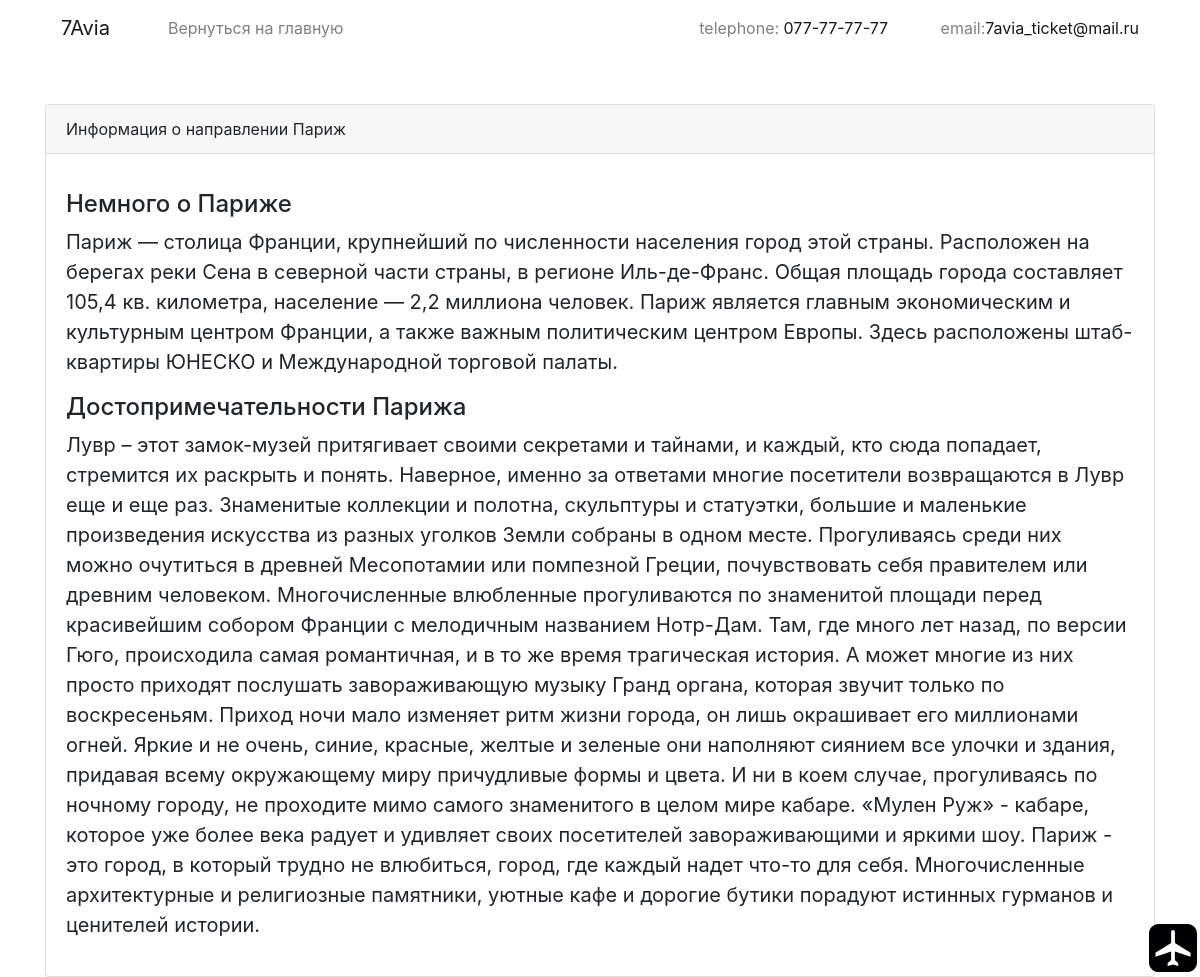
The page /infoParis.php on the database its author committed.
### tables this page shows
CREATE TABLE `direction` (
  `id_direction` int(11) NOT NULL,
  `to_country` varchar(50) DEFAULT NULL,
  `from_country` varchar(50) DEFAULT NULL,
  `info` text DEFAULT NULL
);

### functions.php (called while the page is built, shortened)
<?php
function getParis(){
    global $link;
    $sql = "SELECT * FROM `direction` WHERE id_direction=2";
	$query= $link->query($sql);
	$query->execute();
	$data = $query->fetchAll();
	return $data;
}
?>

### infoParis.php (the view, shortened to what this page needs)
<?php
	require "db_connect.php";
	require "functions.php";
?>
<!doctype html>
<html lang="ru">
  <head>
    <link rel="stylesheet" href="https://cdn.jsdelivr.net/npm/bootstrap@4.5.3/dist/css/bootstrap.min.css">
    <link rel="stylesheet" href="style.css">
  </head>
  <body>
    <div class="container" id="up">
		<nav class="navbar navbar-expand-lg navbar-light " style="background-color:white">
			<a class="navbar-brand" style="margin-right: 50px; " href="#">7Avia</a>
			<div class="collapse navbar-collapse" id="navbarText">
			  <ul class="navbar-nav mr-auto">
				<li class="nav-item">
				  <a class="nav-link" href="index.php">Вернуться на главную</a>
				</li>
			  </ul>
			  <span class="navbar-text">
				telephone: <a class="mr-5" href="tel:078113237"> 077-77-77-77</a>
				email:<a href="mailto:7avia_ticket@mail.ru">7avia_ticket@mail.ru</a>
			  </span>
			</div>
		</nav>
        <div class="card mt-5">
          <div class="card-header">
            Информация о направлении <?php
                  $paris = getParis();
                  foreach($paris as $p)
                  {
                    echo $p['to_country'];
                  }
                ?>
          </div>
          <div class="card-body">
            <blockquote class="blockquote mb-0">
              <p>
                <?php
                  foreach($paris as $p)
                  {
                    echo $p['info'];
                  }
                ?>
              </p>
            </blockquote>
          </div>
        </div>
    </div>
    <a href="#up" style="position:fixed; right:-55px; bottom: 5px;"><img style="width:45%" src="images/fly1.svg"></a>
  </body>
</html>

### style.css (style rules this page uses)
html { scroll-behavior: smooth; }

### rows shown on the page
direction: to_country "Париж", info "Немного о Париже Париж — столица Франции, крупнейший по численности населения город этой страны. Расположен на берегах реки Сена в северной части страны, в регионе Иль-де-Франс. Общая площадь города составляет 105,4 кв. километра, население — 2,2 миллиона человек. Париж является главным экономическим и культурным центром Франции, а также важным политическим центром Европы. Здесь расположены штаб-квартиры ЮНЕСКО и Международной торговой палаты. Достопримечательности Парижа Лувр – этот замок-музей притягивает своими секретами и тайнами, и каждый, кто сюда попадает, стремится их раскрыть и понять. Наверное, именно за ответами многие посетители возвращаются в Лувр еще и еще раз. Знаменитые…"
